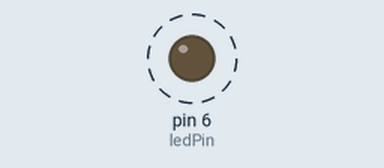
Simulated run of this program. Board: Arduino Uno, built with avr-gcc and run on an emulated ATmega328P. Parts: output pins drawn as LEDs (lit = HIGH). Dashed ring = blinking. No radio packets arrive unless stated; what the program prints to the serial monitor is not drawn.

Above: at 2.1 s.
Timing chart, 0 to 5.8 s (numbered marks = the images above):
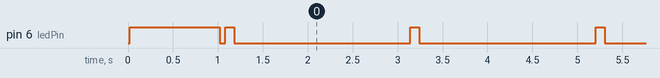

The program:

main.cpp
```cpp
#include <Arduino.h>

#include <SPI.h>
#include <LoRa.h>

#define ss 23
#define rst 24
#define dio0 7

#define ledPin 6

//unsigned long ultimoStatus = 0;
//boolean ledStatus = false;

unsigned long ultimoEnvio = 0;
int counter = 0;

void setup() {
  pinMode(ledPin, OUTPUT);
  digitalWrite(ledPin, LOW);

  Serial.begin(115200);
  while (!Serial);
  Serial.println("\n\nLoRa Sender");

  LoRa.setPins(ss, rst, dio0);

  uint8_t _timeout = 0;
  while (!LoRa.begin(868E6) && _timeout < 15) {
    _timeout++;
    delay(1000);
  }

  #if DEBUG
  if (_timeout >= 15) {
    Serial.println("Falha ao iniciar modulo LoRa!");
  }
  else {
    Serial.println("Modulo LoRa!");
  }
  #endif

  LoRa.setTxPower(20);

  // Change sync word (0xF3) to match the receiver
  // The sync word assures you don't get LoRa messages from other LoRa transceivers
  // ranges from 0-0xFF
  LoRa.setSyncWord(0xF3);
  Serial.println("LoRa Initializing OK!");

  digitalWrite(ledPin, HIGH);
  delay(1000);
  digitalWrite(ledPin, LOW);
}

void loop() {
  if (ultimoEnvio == 0 || millis() > ultimoEnvio + 2000) {
    Serial.print("Sending packet: ");
    Serial.println(counter);

    LoRa.beginPacket();
    LoRa.print("AquaFlow ");
    LoRa.print(counter);
    LoRa.endPacket();

    ultimoEnvio = millis();
    counter++;

    digitalWrite(ledPin, HIGH);
    delay(100);
    digitalWrite(ledPin, LOW);
  }


  /*if (millis() > ultimoStatus + 500) {
    ledStatus = !ledStatus;
    digitalWrite(ledPin, ledStatus);
    ultimoStatus = millis();
  }*/

  delay(10);
}
```

Measured:
- by itself, pin 6 (ledPin): repeats every 2.1 s: HIGH 0.10 s, LOW 2.0 s
